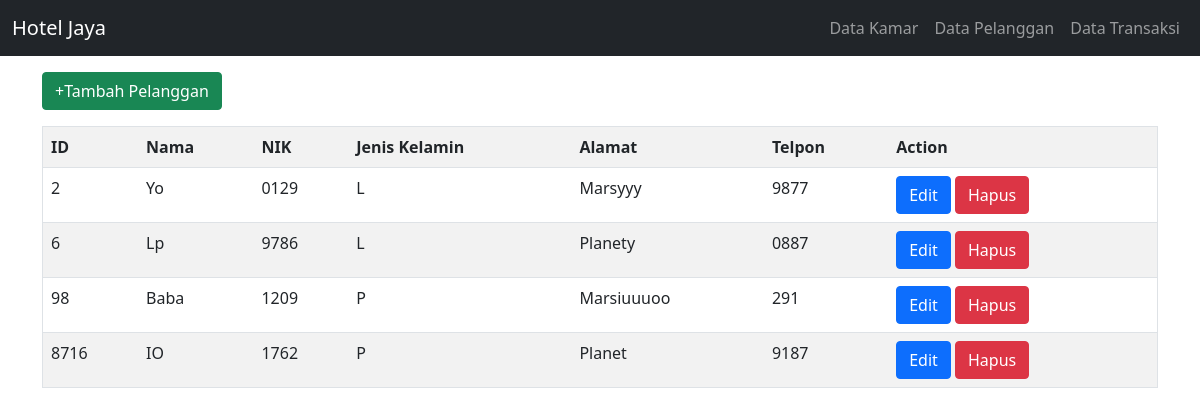
The app's page /pelanggan/data_pelanggan.php with its own data.
### tables this page shows
CREATE TABLE `tb_pelanggan` (
  `id_pelanggan` int(4) NOT NULL,
  `nama` varchar(60) NOT NULL,
  `nik` varchar(15) NOT NULL,
  `jk` varchar(1) NOT NULL,
  `alamat` text NOT NULL,
  `telp` varchar(13) NOT NULL
);

### pelanggan/data_pelanggan.php (the view, shortened to what this page needs)
<?php
include '../koneksi.php';
  $data = mysqli_query($konek, "SELECT * FROM tb_pelanggan");
?>
<!DOCTYPE html>
<html lang="en">
<head>
    <link href="../css/bootstrap.min.css" rel="stylesheet">
</head>
<body>
    <div class="container">
    <a href="tambah_pel.php" class="btn btn-success my-3">+Tambah Pelanggan <br>
</a>
    <table border="1" width="500px" class="table table-striped table-hover">
    <tr>
            <th>ID</th>
            <th>Nama</th>
            <th>NIK</th>
            <th>Jenis Kelamin</th>
            <th>Alamat</th>
            <th>Telpon</th>
            <th>Action</th>
    </tr>
    <?php
            while ($tampil = mysqli_fetch_array($data)){
    ?>
    <tr>
    <td><?= $tampil['id_pelanggan'];?></td>
    <td><?= $tampil['nama'];?></td>
    <td><?= $tampil['nik'];?></td>
    <td><?= $tampil['jk'];?></td>
    <td><?= $tampil['alamat'];?>
    <td><?= $tampil['telp'];?></td>
    <td><a href="edit.php?id_pelanggan= <?= $tampil['id_pelanggan'];?>" class="btn btn-primary">Edit </a>
        <a href="hapus.php?id_pelanggan= <?= $tampil['id_pelanggan'];?>" class="btn btn-danger">Hapus</a></td>
            </tr>
       <?php
            }
       ?>
    </table>
    </div>
</body>
</html>

### records on screen
tb_pelanggan: id_pelanggan "2", nama "Yo", nik "0129", jk "L", alamat "Marsyyy", telp "9877"
tb_pelanggan: id_pelanggan "6", nama "Lp", nik "9786", jk "L", alamat "Planety", telp "0887"
tb_pelanggan: id_pelanggan "98", nama "Baba", nik "1209", jk "P", alamat "Marsiuuuoo", telp "291"
tb_pelanggan: id_pelanggan "8716", nama "IO", nik "1762", jk "P", alamat "Planet", telp "9187"
